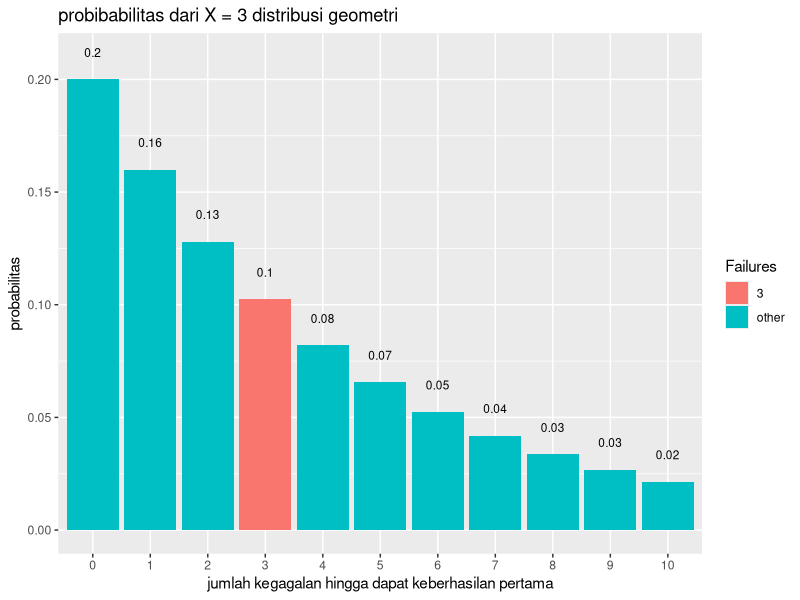
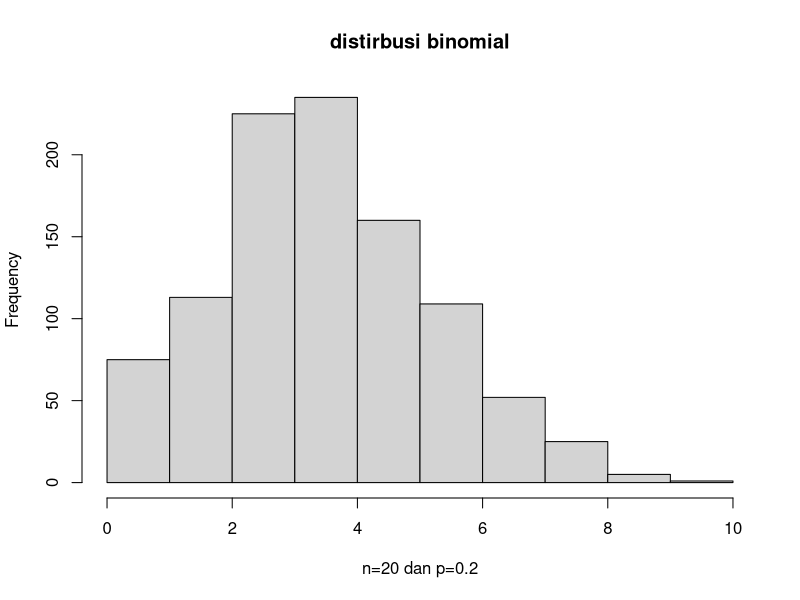
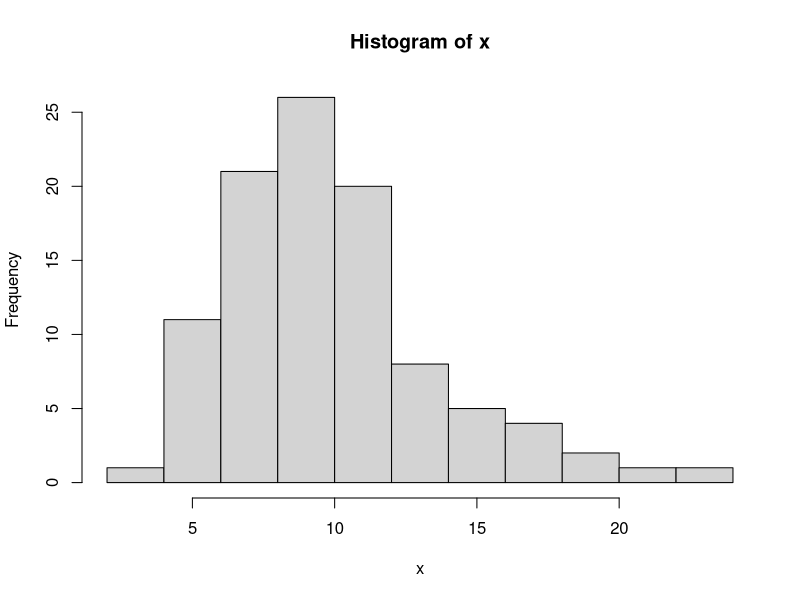
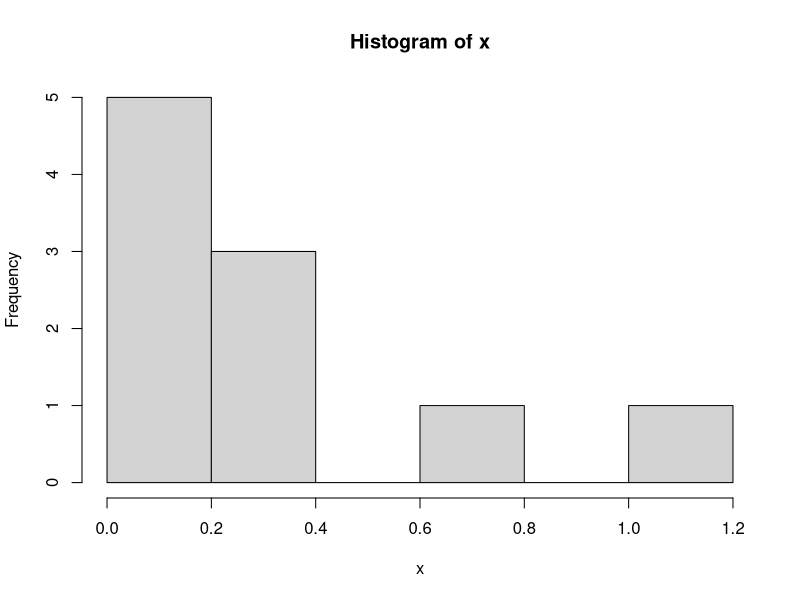
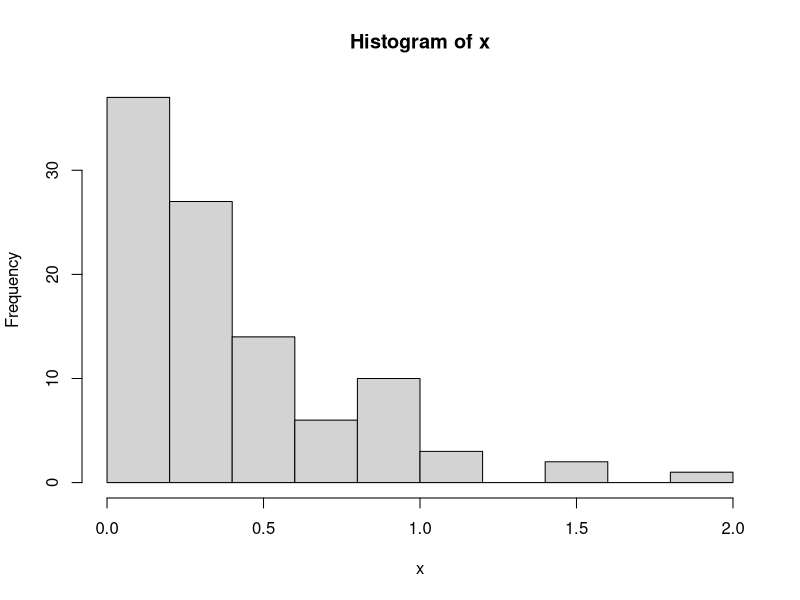
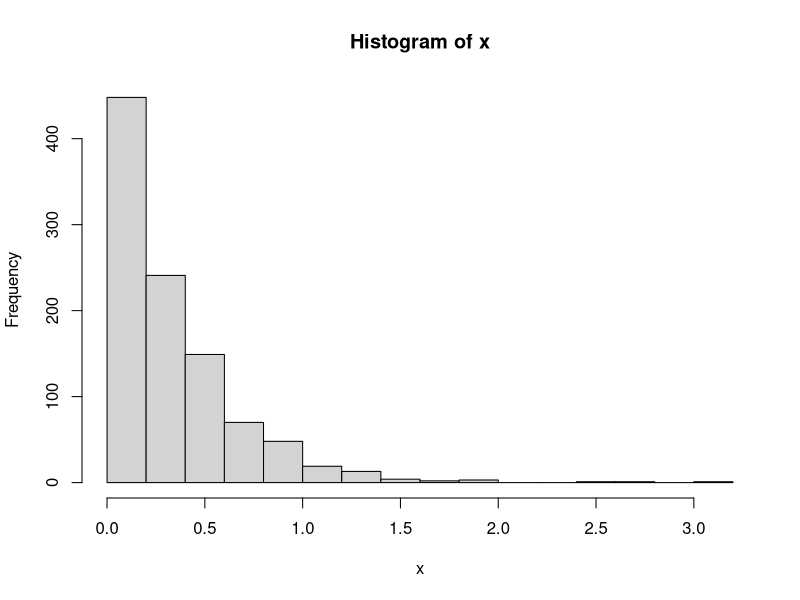
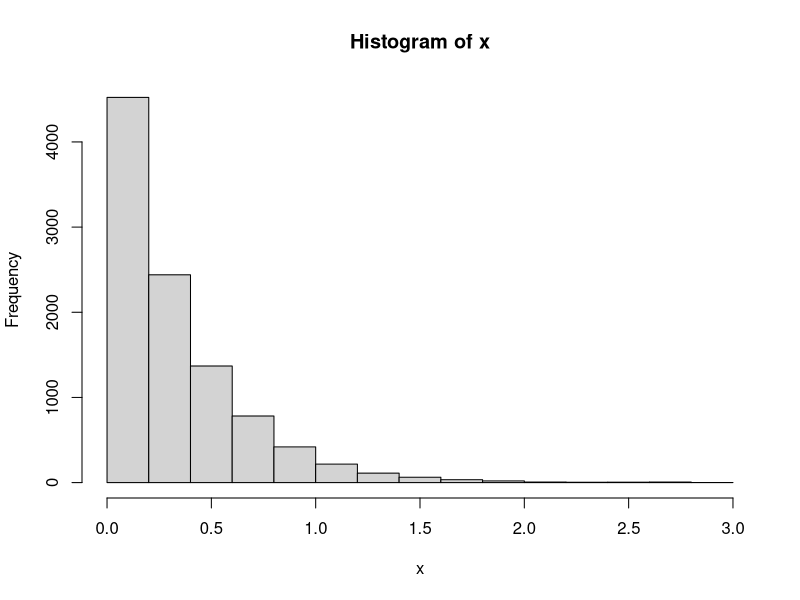
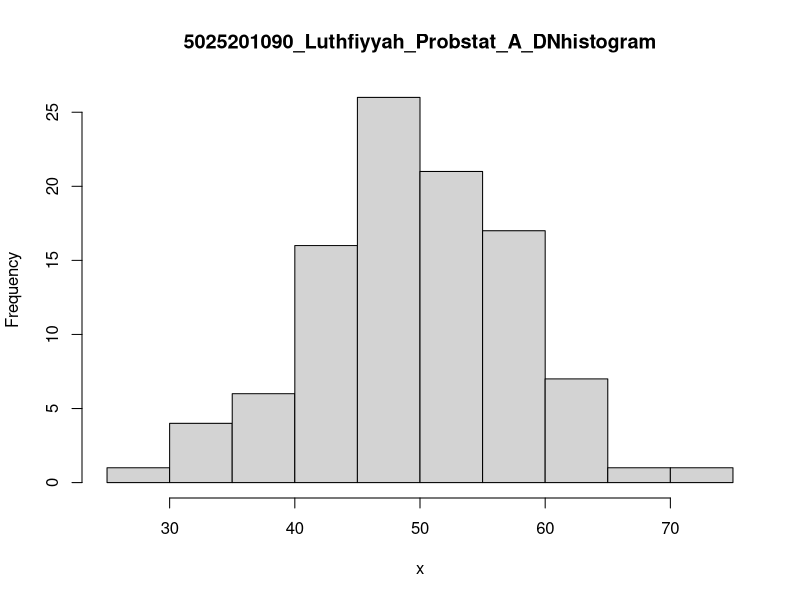

The R source for these figures, in order:
# Praktikum 1 Probstat (A)
# Luthfiyyah hanifah amari
# 5025201090


# nomor 1
#-- a
x = 3
p = 0.20
dgeom(x, prob = p)
dgeom(x, prob = p)
dgeom(x, prob = p)

#-- b
n = 1000
prob = 0.20
mean(rgeom(n, prob) == 3)
mean(rgeom(n, prob) == 3)
mean(rgeom(n, prob) == 3)

#-- c
# berdasarkan beberapa kali percobaan yang saya lakukan, untuk soal (b), hasil yang didapatkan dapat berbeda2. untuk soal (a) hasil yang didapat sama (presisi).

#-- d
library(dplyr)
library(ggplot2)

p = 0.2
n = 3

data.frame(x = 0:10, prob = dgeom(x = 0:10, prob = p)) %>% 
  mutate(Failures = ifelse(x == n, n, "other")) %>% 
  ggplot(aes(x = factor(x), y = prob, fill = Failures)) +
  geom_col() + 
  geom_text(
    aes(label = round(prob, 2), y = prob +0.01),
    position = position_dodge(0.9),
    size = 3,
    vjust = 0
  ) + 
  labs(title = "probibabilitas dari X = 3 distribusi geometri",
       x = "jumlah kegagalan hingga dapat keberhasilan pertama",
       y = "probabilitas")

#-- e
p = 0.20
mean = (1-p)/p
mean

varians = (1-p)/p^2
varians

# nomor 2

#-- a
# dbinom(x, n, prob)
dbinom(x=4, size=12, prob=0.2)

#-- b
x <- rbinom(1000, size=20, prob=0.2)
hist(x, main="distirbusi binomial", xlab="n=20 dan p=0.2")

#-- c
n = 20
p = 0.2
q = 1 - p

mean = n*p
varians = sqrt(n*p*q)

# nomor 3

#-- a
dpois(x=6, lambda=4.5)

#-- b
rpois(n=365, lambda=4.5)

#-- d
V = rpois(n=365, lambda=4.5)
mean(V)
sd(V)

# nomor 4

#-- a
# df = degree of freedom = v
v = 10
dchisq(x=2, df=v)

#-- b
x <- rchisq(n=100, df=10)
hist(x)

#-- c
x <- rchisq(n=100, df=10)
mean(x)
var(x)


# nomor 5

#-- a
# f(x) = 3e ^(-3x)

#-- b
x <- rexp(10, 3)
hist(x)
x <- rexp(100, 3)
hist(x)
x <- rexp(1000, 3)
hist(x)
x <- rexp(10000, 3)
hist(x)

#-- c
set.seed(1)

mean(rexp(100, 3))
sd(rexp(100, 3))


# nomor 6

#-- b
x <- rnorm(n=100, mean=50, sd=8)
hist(x, main="5025201090_Luthfiyyah_Probstat_A_DNhistogram")

#-- c
x <- rnorm(n=100, mean=50, sd=8)
var(x)
